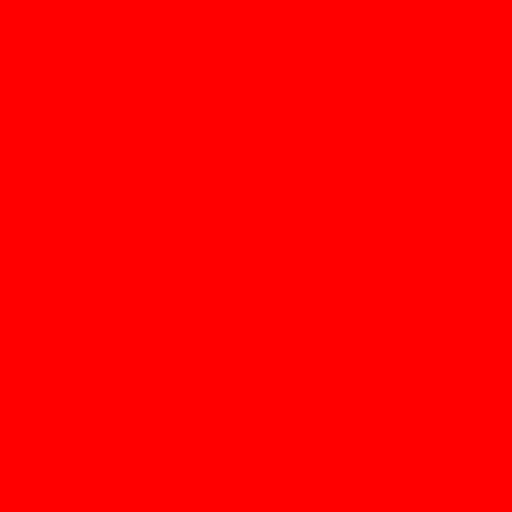
//> input picture create_bmp/test.bmp, 512 x 512 px
$ ./updateBrightnessContrast ../create_bmp/test.bmp   (built with g++ and OpenCV 4)
//> lines starting //> are read from the running program, lines starting //| are printed output that depends on the picture; after the words box and inside, x2 and y2 are one past the last pixel; in counts of white or black regions, pixels touching at a corner belong together
#include <opencv2/core/utility.hpp>
#include <opencv2/imgproc.hpp>
#include <opencv2/imgcodecs.hpp>
#include <opencv2/highgui.hpp>

#include <iostream>

using namespace cv;
using namespace std;

int _brightness = 100;
int _contrast = 100;

Mat image;

/* brightness/contrast callback function */
static void updateBrightnessContrast(int /*arg*/, void*)
{
    int histSize = 64;
    int brightness = _brightness - 100;
    int contrast = _contrast - 100;

    /*
     * The algorithm is by Werner D. Streidt
     * (http://visca.com/ffactory/archives/5-99/msg00021.html)
     */
    double a, b;

    double delta=0;
    //opencv中的方法
    if (contrast > 0)
    {
        delta = 127. * contrast / 100;
        a = 255. / (255. - delta * 2);
        b = a * (brightness - delta);
    }
    else
    {
        delta = -128. * contrast / 100;
        a = (256. - delta * 2) / 255.;
        b = a * brightness + delta;
    }
    /*method 2*/
    //a = _contrast / 100.0f;
    //b = (1 - a) * 127 + _brightness - 100;
    //printf("ab value :%.4lf, %.4lf, %.4lf\n",delta, a, b);
    Mat dst, hist;
    image.convertTo(dst, CV_8U, a, b);
    imshow("image", dst);

    calcHist(&dst, 1, 0, Mat(), hist, 1, &histSize, 0);
    Mat histImage = Mat::ones(200, 320, CV_8U) * 255;

    normalize(hist, hist, 0, histImage.rows, NORM_MINMAX, CV_32F);

    histImage = Scalar::all(255);
    int binW = cvRound((double)histImage.cols / histSize);

    for (int i = 0; i < histSize; i++)
        rectangle(histImage, Point(i * binW, histImage.rows),
            Point((i + 1) * binW, histImage.rows - cvRound(hist.at<float>(i))),
            Scalar::all(0), -1, 8, 0);
    imshow("histogram", histImage);
}

const char* keys =
{
    "{help h||}{@image|baboon.jpg|input image file}"
};

int main(int argc, const char** argv)
{
  // [12 lines of commented-out code are left out]
    image = imread(argv[1] , IMREAD_GRAYSCALE);
//> image: 512 rows x 512 cols, CV_8UC1; every value is 76
    if (image.empty())
    {
        std::cerr << "Cannot read image file: " << argv[1] << std::endl;
        return -1;
    }

    namedWindow("image", 0);
    namedWindow("histogram", 0);

    createTrackbar("brightness", "image", &_brightness, 200, updateBrightnessContrast);
    createTrackbar("contrast", "image", &_contrast, 200, updateBrightnessContrast);

    updateBrightnessContrast(0, 0);
//> in updateBrightnessContrast, `calcHist(&dst, 1, 0, Mat(), hist, 1, &histSize, 0);`: hist = 64 values, max 262144 at index 19, min 0 at index 0, mean 4096
//> in updateBrightnessContrast, `normalize(hist, hist, 0, histImage.rows, NORM_MINMAX, CV_32F);`: hist = 64 values, max 200 at index 19, min 0 at index 0, mean 3.12
//> after the loop in updateBrightnessContrast, `for (int i = 0; i < histSize; i++)`:
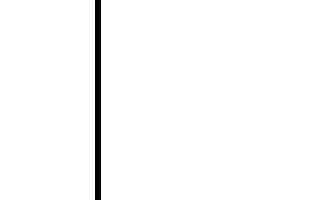
//> histImage: 200 rows x 320 cols, CV_8UC1; 98.1% white; 1 black region, box (x1, y1, x2, y2) and area: (95, 0, 101, 200) 1200
    waitKey(0);

    return 0;
}
